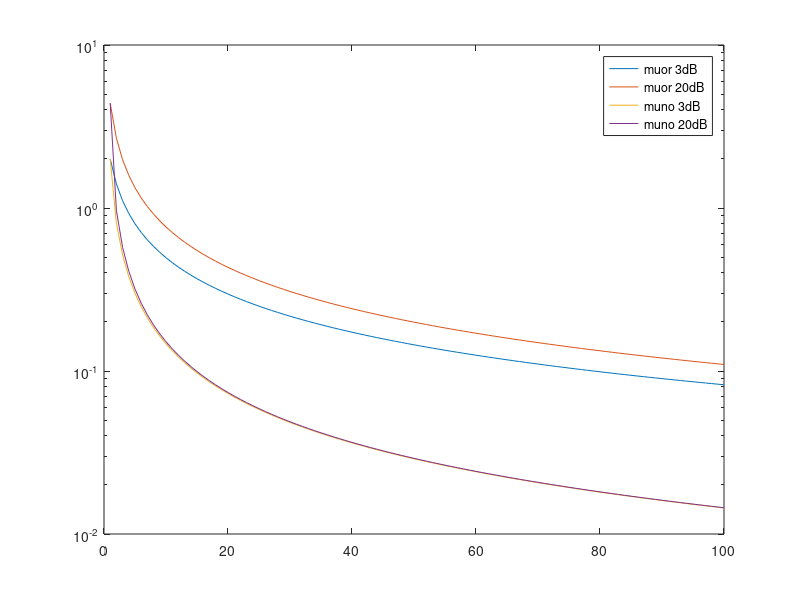
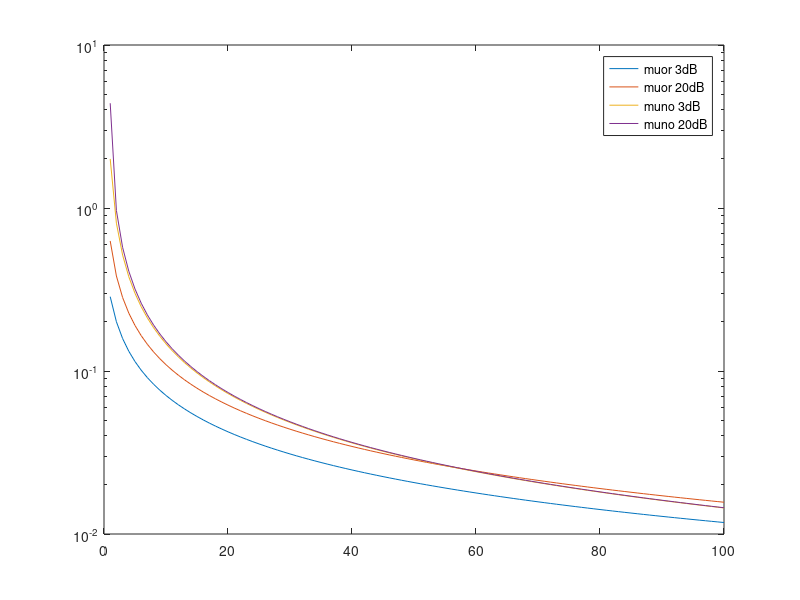

These figures' MATLAB source, in order:
clc
close all
clear all

%                       /       S M   \                     
%       B[t] T[g] log[2]|1 + ---------|                     
%                       \    N[0] B[t]/                   / 
%       ------------------------------- = B[t] T[g] log[2]|1
%                      M                                  \ 
% 
%                      S          \
%          + ---------------------|
%            S (M - 1) + N[0] B[t]/
%          /       S M   \                                    
%    log[2]|1 + ---------|                                    
%          \    N[0] B[t]/         /              S          \
%    --------------------- = log[2]|1 + ---------------------|
%              M                   \    S (M - 1) + N[0] B[t]/
% 
%                     S                        S         
%         ------------------------- = -------------------
%                   /       S M   \   M S + B[t] N[0] - S
%         N[0] B[t] |1 + ---------|                      
%                   \    N[0] B[t]/                      
% 
% 
%                     S                   S         
%              --------------- = -------------------
%              M S + B[t] N[0]   M S + B[t] N[0] - S




SNR = [3 20]';
M = linspace(1,100,100);

% Cor = Bt*Tg/M*log2(1+SNR*M);
muor(1,:) = 1./M.*log2(1+SNR(1)*M); % Cor/(BT*Tg)
muor(2,:) = 1./M.*log2(1+SNR(2)*M); % Cor/(BT*Tg)
% Cno = BT*Tg*log2(1+SNR/(SNR*(M-1)+1));
muno(1,:) = log2(1+SNR(1)./(SNR(1)*(M-1)+1)); % Cno/(BT*Tg)
muno(2,:) = log2(1+SNR(2)./(SNR(2)*(M-1)+1)); % Cno/(BT*Tg)

semilogy(M,muor(1,:),M,muor(2,:),M,muno(1,:),M,muno(2,:));
legend('muor 3dB','muor 20dB', 'muno 3dB', 'muno 20dB');


% Cor = Bt*Tg/M*log2(1+SNR*M);
muor(1,:) = (1./M.*log2(1+SNR(1)*M))/7; % Cor/(BT*Tg)
muor(2,:) = (1./M.*log2(1+SNR(2)*M))/7; % Cor/(BT*Tg)
% Cno = BT*Tg*log2(1+SNR/(SNR*(M-1)+1));
muno(1,:) = log2(1+SNR(1)./(SNR(1)*(M-1)+1)); % Cno/(BT*Tg)
muno(2,:) = log2(1+SNR(2)./(SNR(2)*(M-1)+1)); % Cno/(BT*Tg)

figure;
semilogy(M,muor(1,:),M,muor(2,:),M,muno(1,:),M,muno(2,:));
legend('muor 3dB','muor 20dB', 'muno 3dB', 'muno 20dB');


